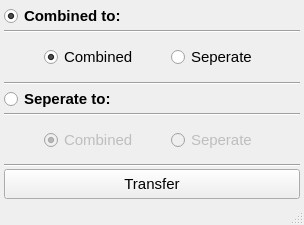
<?xml version="1.0" encoding="UTF-8"?>
<ui version="4.0">
 <class>MainWindow</class>
 <widget class="QMainWindow" name="MainWindow">
  <property name="geometry">
   <rect>
    <x>0</x>
    <y>0</y>
    <width>304</width>
    <height>225</height>
   </rect>
  </property>
  <property name="windowTitle">
   <string>Shader Transfer</string>
  </property>
  <widget class="QWidget" name="centralwidget">
   <layout class="QVBoxLayout" name="verticalLayout">
    <property name="spacing">
     <number>2</number>
    </property>
    <property name="margin">
     <number>4</number>
    </property>
    <item>
     <widget class="QRadioButton" name="combinedButton">
      <property name="font">
       <font>
        <pointsize>11</pointsize>
        <weight>75</weight>
        <bold>true</bold>
       </font>
      </property>
      <property name="text">
       <string>Combined to:</string>
      </property>
      <property name="checkable">
       <bool>true</bool>
      </property>
      <property name="checked">
       <bool>true</bool>
      </property>
      <property name="autoRepeat">
       <bool>false</bool>
      </property>
      <property name="autoExclusive">
       <bool>true</bool>
      </property>
     </widget>
    </item>
    <item>
     <widget class="Line" name="line_3">
      <property name="orientation">
       <enum>Qt::Horizontal</enum>
      </property>
     </widget>
    </item>
    <item>
     <widget class="QWidget" name="horizontalWidget" native="true">
      <layout class="QHBoxLayout" name="horizontalLayout">
       <property name="leftMargin">
        <number>40</number>
       </property>
       <item>
        <widget class="QRadioButton" name="ctocButton">
         <property name="font">
          <font>
           <pointsize>11</pointsize>
          </font>
         </property>
         <property name="text">
          <string>Combined</string>
         </property>
         <property name="checked">
          <bool>true</bool>
         </property>
        </widget>
       </item>
       <item>
        <widget class="QRadioButton" name="ctosButton">
         <property name="font">
          <font>
           <pointsize>11</pointsize>
          </font>
         </property>
         <property name="text">
          <string>Seperate</string>
         </property>
         <property name="checked">
          <bool>false</bool>
         </property>
        </widget>
       </item>
      </layout>
     </widget>
    </item>
    <item>
     <widget class="Line" name="line">
      <property name="orientation">
       <enum>Qt::Horizontal</enum>
      </property>
     </widget>
    </item>
    <item>
     <widget class="QRadioButton" name="seperateButton">
      <property name="font">
       <font>
        <pointsize>11</pointsize>
        <weight>75</weight>
        <bold>true</bold>
       </font>
      </property>
      <property name="text">
       <string>Seperate to:</string>
      </property>
      <property name="checkable">
       <bool>true</bool>
      </property>
      <property name="autoRepeat">
       <bool>false</bool>
      </property>
      <property name="autoExclusive">
       <bool>true</bool>
      </property>
     </widget>
    </item>
    <item>
     <widget class="Line" name="line_4">
      <property name="orientation">
       <enum>Qt::Horizontal</enum>
      </property>
     </widget>
    </item>
    <item>
     <widget class="QWidget" name="horizontalWidget_2" native="true">
      <layout class="QHBoxLayout" name="horizontalLayout_2">
       <property name="leftMargin">
        <number>40</number>
       </property>
       <item>
        <widget class="QRadioButton" name="stocButton">
         <property name="enabled">
          <bool>false</bool>
         </property>
         <property name="font">
          <font>
           <pointsize>11</pointsize>
          </font>
         </property>
         <property name="text">
          <string>Combined</string>
         </property>
         <property name="checked">
          <bool>true</bool>
         </property>
        </widget>
       </item>
       <item>
        <widget class="QRadioButton" name="stosButton">
         <property name="enabled">
          <bool>false</bool>
         </property>
         <property name="font">
          <font>
           <pointsize>11</pointsize>
          </font>
         </property>
         <property name="text">
          <string>Seperate</string>
         </property>
        </widget>
       </item>
      </layout>
     </widget>
    </item>
    <item>
     <widget class="Line" name="line_2">
      <property name="orientation">
       <enum>Qt::Horizontal</enum>
      </property>
     </widget>
    </item>
    <item>
     <widget class="QPushButton" name="transferButton">
      <property name="minimumSize">
       <size>
        <width>0</width>
        <height>30</height>
       </size>
      </property>
      <property name="font">
       <font>
        <pointsize>11</pointsize>
       </font>
      </property>
      <property name="text">
       <string>Transfer</string>
      </property>
      <property name="autoExclusive">
       <bool>true</bool>
      </property>
     </widget>
    </item>
   </layout>
  </widget>
  <widget class="QMenuBar" name="menubar">
   <property name="geometry">
    <rect>
     <x>0</x>
     <y>0</y>
     <width>304</width>
     <height>22</height>
    </rect>
   </property>
  </widget>
  <widget class="QStatusBar" name="statusbar"/>
 </widget>
 <resources/>
 <connections>
  <connection>
   <sender>seperateButton</sender>
   <signal>pressed()</signal>
   <receiver>combinedButton</receiver>
   <slot>toggle()</slot>
   <hints>
    <hint type="sourcelabel">
     <x>94</x>
     <y>94</y>
    </hint>
    <hint type="destinationlabel">
     <x>97</x>
     <y>27</y>
    </hint>
   </hints>
  </connection>
  <connection>
   <sender>combinedButton</sender>
   <signal>pressed()</signal>
   <receiver>seperateButton</receiver>
   <slot>toggle()</slot>
   <hints>
    <hint type="sourcelabel">
     <x>191</x>
     <y>37</y>
    </hint>
    <hint type="destinationlabel">
     <x>194</x>
     <y>88</y>
    </hint>
   </hints>
  </connection>
  <connection>
   <sender>ctocButton</sender>
   <signal>pressed()</signal>
   <receiver>ctosButton</receiver>
   <slot>toggle()</slot>
   <hints>
    <hint type="sourcelabel">
     <x>85</x>
     <y>64</y>
    </hint>
    <hint type="destinationlabel">
     <x>202</x>
     <y>63</y>
    </hint>
   </hints>
  </connection>
  <connection>
   <sender>ctosButton</sender>
   <signal>pressed()</signal>
   <receiver>ctocButton</receiver>
   <slot>toggle()</slot>
   <hints>
    <hint type="sourcelabel">
     <x>218</x>
     <y>58</y>
    </hint>
    <hint type="destinationlabel">
     <x>116</x>
     <y>67</y>
    </hint>
   </hints>
  </connection>
  <connection>
   <sender>stocButton</sender>
   <signal>pressed()</signal>
   <receiver>stosButton</receiver>
   <slot>toggle()</slot>
   <hints>
    <hint type="sourcelabel">
     <x>78</x>
     <y>119</y>
    </hint>
    <hint type="destinationlabel">
     <x>203</x>
     <y>123</y>
    </hint>
   </hints>
  </connection>
  <connection>
   <sender>stosButton</sender>
   <signal>pressed()</signal>
   <receiver>stocButton</receiver>
   <slot>toggle()</slot>
   <hints>
    <hint type="sourcelabel">
     <x>232</x>
     <y>113</y>
    </hint>
    <hint type="destinationlabel">
     <x>121</x>
     <y>118</y>
    </hint>
   </hints>
  </connection>
 </connections>
</ui>
